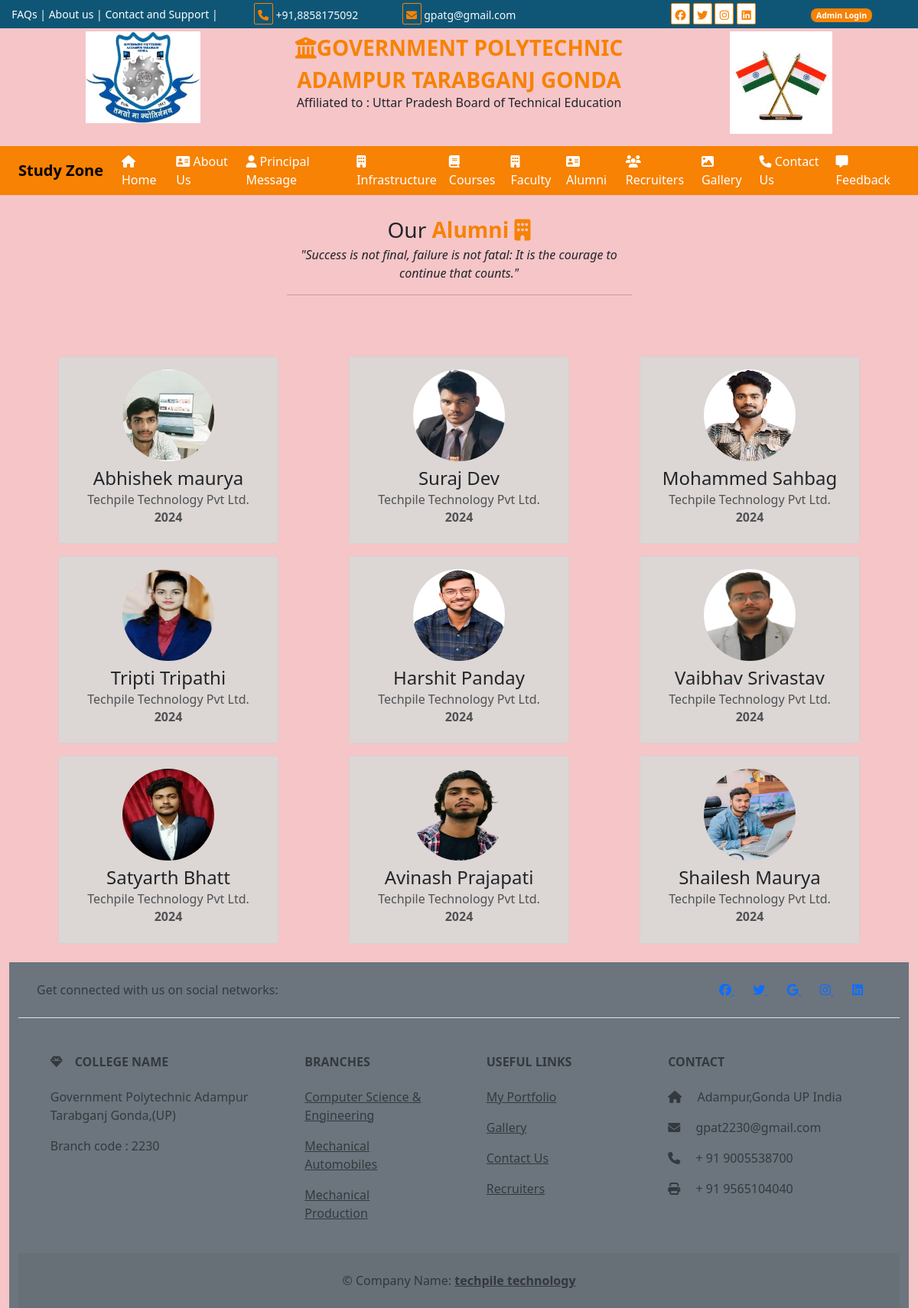
/alumony/, run on the app's committed database.
### user/models.py (models this page shows)
class tbl_alumni(models.Model):
    name=models.CharField(max_length=50,null=True)
    student_picture=models.ImageField(upload_to='static/placement/',null=True)
    company_name=models.CharField(max_length=40,null=True)
    placement_session=models.CharField(max_length=40,null=True)

### user/views.py (the view)
# urls.py: path('alumony/',views.alumony),
def alumony(request):
    data=tbl_alumni.objects.all().order_by('-id')
    md={"adata":data}
    return render(request,'alumony.html',md)

### templates/alumony.html (shortened to what this page needs)
{% extends 'base.html' %}
{% load static %}
{% block childpage %}
<div class="container bg-mycolor4">
<div class="row">
    <div class="col-sm-5 mx-auto text-center my-4">
        <p class="fs-3 m-0">Our <b class="txt-color1">Alumni
        <i class="fa-solid fa-building"></i>
        </b></p>
        <i> "Success is not final, failure is not fatal: It is the courage to continue that counts."</i>
        <hr/>
    </div>
</div>
    <div class="row my-4">
        {% for a in adata %}
        <div class="col-sm-4">
            <div class="card alu mx-auto mt-3" style="width: 18rem;">
  <div class="card-body border-0 bg-mycolor6 ">
      <center><img class="rounded-circle imgcenter" width="120" height="120" src="../{{a.student_picture}}"/>
      <h4 class="card-title mt-2">{{a.name}}</h4>
    <h6 class="card-subtitle mb-2 text-body-secondary">{{a.company_name}}</h6>
    <h6 class="card-subtitle mb-2 text-body-secondary"><b>{{a.placement_session}}</b></h6>
          </center>
  </div>
</div>
        </div>
      {% endfor %}
    </div>
</div>
{% endblock %}

### templates/base.html (style rules this page uses)
body { overflow-x:hidden; }
:root { --bgcolor1:#f78203; --bgcolor2:#0f5676; --bgcolor3:#ffb634; --bgcolor4:#f5c5c8; --bgcolor5:#f5ec90; --bgcolor6:#dcd6d4; }
.bg-mycolor4 { background:var(--bgcolor4); }
.bg-mycolor6 { background:var(--bgcolor6); }
.txt-color1 { color:var(--bgcolor1); }
img { max-height:500px; }

### data on the page
tbl_alumni: student_picture (picture), name "Abhishek maurya", company_name "Techpile Technology Pvt Ltd.", placement_session "2024"
tbl_alumni: student_picture (picture), name "Suraj Dev", company_name "Techpile Technology Pvt Ltd.", placement_session "2024"
tbl_alumni: student_picture (picture), name "Mohammed Sahbag", company_name "Techpile Technology Pvt Ltd.", placement_session "2024"
tbl_alumni: student_picture (picture), name "Tripti Tripathi", company_name "Techpile Technology Pvt Ltd.", placement_session "2024"
tbl_alumni: student_picture (picture), name "Harshit Panday", company_name "Techpile Technology Pvt Ltd.", placement_session "2024"
tbl_alumni: student_picture (picture), name "Vaibhav Srivastav", company_name "Techpile Technology Pvt Ltd.", placement_session "2024"
tbl_alumni: student_picture (picture), name "Satyarth Bhatt", company_name "Techpile Technology Pvt Ltd.", placement_session "2024"
tbl_alumni: student_picture (picture), name "Avinash Prajapati", company_name "Techpile Technology Pvt Ltd.", placement_session "2024"
tbl_alumni: student_picture (picture), name "Shailesh Maurya", company_name "Techpile Technology Pvt Ltd.", placement_session "2024"
